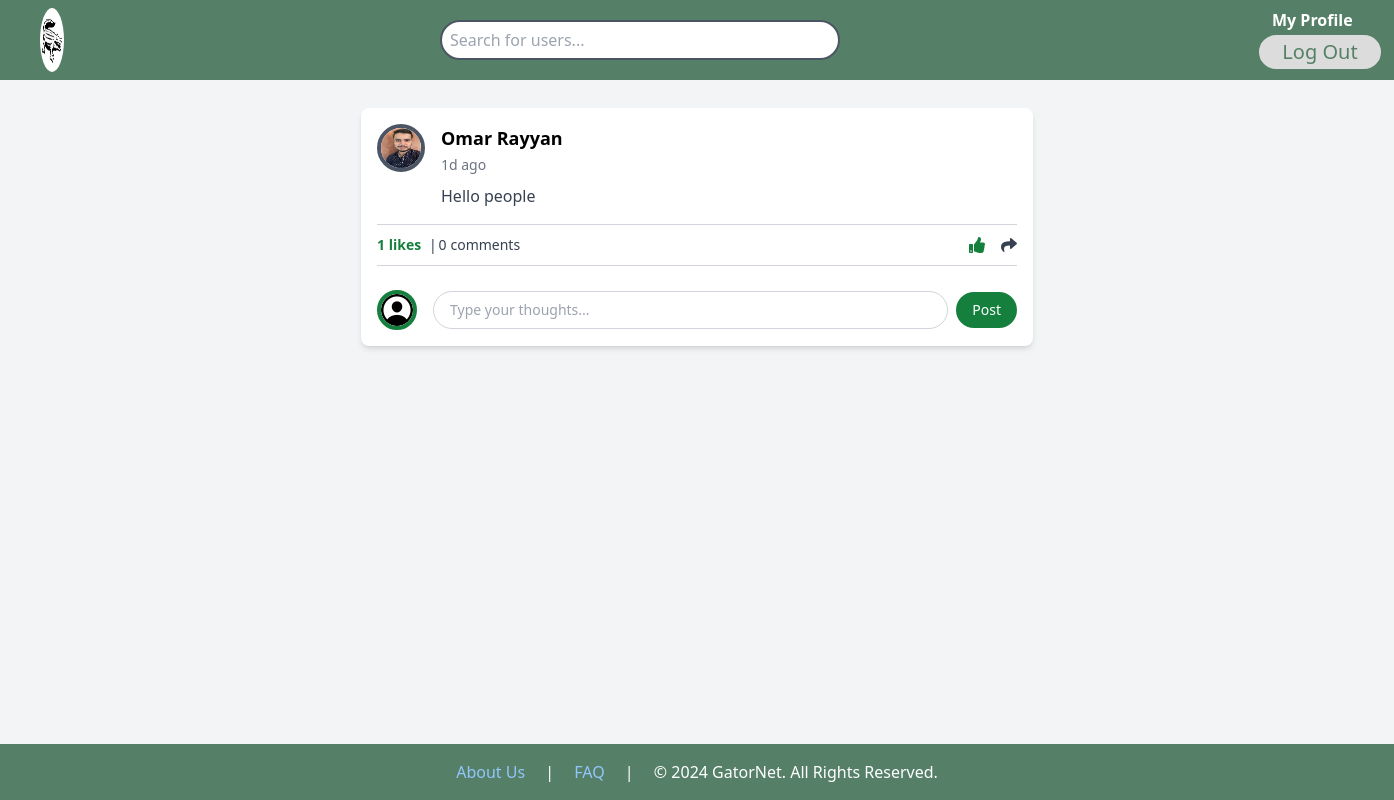
The page /social/post/6 (signed in) on the database its author committed.
### social_app/models.py (models this page shows)
class Post(models.Model):
    content = models.TextField()
    creator = models.ForeignKey(User, related_name = "all_posts", on_delete = models.CASCADE)
    shared = models.BooleanField(default=False)
    shared_post_id = models.IntegerField(default=0)
    created_at = models.DateTimeField(auto_now_add=True)
    updated_at = models.DateTimeField(auto_now=True)
    objects = PostsManager()

### users_app/models.py (models this page shows, shortened)
class User(models.Model):
    first_name = models.CharField(max_length=45)
    last_name = models.CharField(max_length=45)
    profile_picture = models.ImageField(upload_to='profile_pics/', default='profile_pics/default.jpg')
    email = models.CharField(max_length=255)
    password = models.CharField(max_length=255)
    date_of_birth = models.DateField()
    gender = models.CharField(max_length=45)
    last_activity = models.DateTimeField(default=datetime.now)
    created_at = models.DateTimeField(auto_now_add=True)
    updated_at = models.DateTimeField(auto_now=True)
    objects = UserManager()
    def full_name(self):
        return f"{self.first_name} {self.last_name}"
    def is_online(self):
        now = timezone.now()
        if self.last_activity > now - timedelta(minutes=5):
            return True
        return False

### social_app/views.py (the view)
# urls.py: path('post/<int:id>', views.view_post, name='view_post'),
def view_post(request, id=0):
    if not 'user_id' in request.session:
        messages.error(request, 'You must first login.', extra_tags='login')
        return redirect('/')
    if id == 0:
        post = Post.objects.get_post(int(request.POST['post_id']))
    else:
        post = Post.objects.get_post(id)
    if post.shared:
        shared_post = Post.objects.get_post(post.shared_post_id)
    else:
        shared_post = 0
    context = {
        'post': post,
        'has_user_liked_post': Like.objects.has_user_liked_post(id, int(request.session['user_id'])),
        'user': User.objects.get_user(int(request.session['user_id'])),
        'shared_post': shared_post,
    }
    return render(request, 'view_post.html', context)

### social_app/models.py (called while the page is built)
    def get_post(self, post_id):
        return Post.objects.get(id=post_id)

    def has_user_liked_post(self, post_id, user_id):
        return self.filter(post_id=post_id, user_id=user_id).exists()

### social_app/templatetags/custom_filters.py (called while the page is built)
@register.filter
def abbreviate_number(value):
    try:
        value = int(value)
        if value >= 1_000_000:
            return f"{value / 1_000_000:.1f}M".rstrip('0').rstrip('.')
        elif value >= 1_000:
            return f"{value / 1_000:.1f}k".rstrip('0').rstrip('.')
        else:
            return str(value)
    except (ValueError, TypeError):
        return value

@register.filter
def time_ago(value):
    current_time = now()
    if isinstance(value, datetime):
        diff = current_time - value
        if diff < timedelta(minutes=1):
            return "Just now"
        elif diff < timedelta(hours=1):
            return f"{int(diff.total_seconds() // 60)}m ago"
        elif diff < timedelta(days=1):
            return f"{int(diff.total_seconds() // 3600)}h ago"
        elif diff < timedelta(days=30):
            return f"{int(diff.days)}d ago"
        else:
            months = diff.days // 30
            return f"{months}mo ago"
    return value

### users_app/models.py (called while the page is built)
    def get_user(self, id):
        return User.objects.get(id=id)

### social_app/templates/view_post.html (shortened to what this page needs)
<!DOCTYPE html>
<html lang="en">
<head>
    <script src="https://cdn.tailwindcss.com"></script>
    {% load static %}
    {% load custom_filters %}
    <link rel="stylesheet" href="{% static 'css/home.css' %}" />
    <link rel="stylesheet" href="https://cdnjs.cloudflare.com/ajax/libs/font-awesome/5.15.3/css/all.min.css" />
</head>
<body class="bg-gray-100 min-h-screen flex flex-col">
    <header class="bg-green-700 p-4 flex items-center" id="navbar">
      <div class="rounded-full flex items-center justify-center">
        <a href="{% url 'home' %}"><img src="{% static 'img/logo.png' %}" id="logo" class="h-12 w-12" alt="Logo" /></a>
      </div>
      <form action="{% url 'search' %}" method="post">
        <input type="search" placeholder="Search for users..." name="search" class="flex w-[50vh] p-2 rounded-full border-2 border-gray-600" id="search" />
      </form>
      <div>
        <a href="{% url 'view_profile' user.id %}" class="text-white px-4 py-2 ml-4 rounded font-bold hover:text-gray-300 transition-colors duration-200">My Profile</a>
        <a href="{% url 'logout' %}"><button class="text-white bg-green-800 px-4 py-0 ml-4 rounded hover:bg-green-900" id="button">Log Out</button></a>
      </div>
    </header>
      <main class="flex-grow p-3">
        <div class="max-w-2xl mx-auto mt-[2vh] bg-white rounded-lg shadow-md p-4 w-[90vh]">
          {% if post.shared %}
            <p class="text-gray-700 mb-4 border-b pb-[0.7vh] border-gray-600"><span class="font-bold"><a href="{% url 'view_profile' post.creator.id %}">{{ post.creator.full_name }}</a></span> shared <span class="font-bold">{% if post.creator == shared_post.creator %} his own post.{% else %} <a href="{% url 'view_profile' shared_post.creator.id %}">{{ shared_post.creator.full_name }}'s</a></span> post.{% endif %}</p>
            <div class="flex items-start">
              <a href="{% url 'view_profile' shared_post.creator.id %}"><img alt="Profile of user" class="w-12 h-12 rounded-full
                {% if shared_post.creator.is_online %}
                    border-4 border-green-700
                {% else %}
                    border-4 border-gray-600
                {% endif %}
                " height="50" src="{{ shared_post.creator.profile_picture.url }}" width="50"/></a>
          {% else %}
          <div class="flex items-start">
            <a href="{% url 'view_profile' post.creator.id %}"><img alt="Profile of user" class="w-12 h-12 rounded-full
                {% if post.creator.is_online %}
                    border-4 border-green-700
                {% else %}
                  border-4 border-gray-600
                {% endif %}
              " height="50" src="{{ post.creator.profile_picture.url }}" width="50"/></a>
          {% endif %}
          <div class="ml-4">
           <div class="flex items-center">
            <h2 class="font-bold text-lg">
            {% if post.shared %}
             <a href="{% url 'view_profile' shared_post.creator.id %}">{{ shared_post.creator.full_name }}</a>
            {% else %}
             <a href="{% url 'view_profile' post.creator.id %}">{{ post.creator.full_name }}</a>
            {% endif %}
            </h2>
           </div>
           <div>
           <span class="text-gray-500 text-sm">
            {{ post.created_at|time_ago }}
          </span>
        </div>
           <p id="post-content-{{ post.id }}" class="mt-2 text-gray-700 text-md">
              {{ post.content }}
            </p>
          </div>
         </div>
         <div class="flex items-center justify-between text-gray-700 border-t border-b pt-2 pb-2 mt-[2vh] border-gray-300">
          <p class="text-sm flex items-center">
            <span class="font-bold text-green-700 mr-[1vh] like-count">{{ post.likes.count|abbreviate_number }} likes </span> |
            <span id="post-comments-count" class="ml-[0.2vh] mr-[0.5vh]">{{ post.comments.count|abbreviate_number }}</span> comments
          </p>
          <div class="flex items-center space-x-4">
            <button class="like-btn {% if has_user_liked_post %} text-green-700 {% else %} text-gray-700 hover:text-green-700 {% endif %}" data-post-id="{{ post.id }}">
              <i class="fas fa-thumbs-up"></i>
            </button>
            <form action="{% url 'share_post' %}" method="post">
                <button class="text-gray-700 hover:text-green-700">
                    <i class="fas fa-share"></i>
                </button>
            </form>
        </div>
        </div>
         <form action="{% url 'add_comment' %}" method="post">
          <div class="mt-4 flex items-center {% if post.comments.count > 0 %} border-t {% endif %} border-gray-300 pt-2">
              <img alt="Profile of user" class="w-10 h-10 rounded-full border-4 border-green-700" height="50" src="{% if user.profile_picture.url %} {{ user.profile_picture.url }} {% else %} {% static 'imgs/default-profile.png' %} {% endif %}" width="50"/>
              <input class="ml-4 flex-1 border border-gray-300 rounded-full px-4 py-2 text-sm" placeholder="Type your thoughts..." type="text" name="content"/>
              <button class="ml-2 bg-green-700 text-white rounded-full px-4 py-2 text-sm">
              Post
              </button>
          </div>
        </form>
      </main>
        <footer class="bg-green-700 text-white text-center py-4 mt-[3vh]" id="bottomPage">
          <div class="space-x-4">
              <a href="{% url 'about_us' %}" class="text-blue-300 hover:underline">About Us</a>
              <span>|</span>
              <a href="{% url 'faq' %}" class="text-blue-300 hover:underline">FAQ</a>
        <span>|</span>
              <span>&copy; 2024 GatorNet. All Rights Reserved.</span>
          </div>
      </footer>
</body>
</html>

### social_app/static/css/home.css (style rules this page uses)
#navbar { background-color: #558067; height: 10vh; }
#logo { width: 8vh; height: 8vh; border-radius: 50%; margin: 0 0 0 3vh; }
#button { background-color: rgb(220, 220, 220); color: #558067; border: #558067 solid 0.4vh; font-size: 2.5vh; border-radius: 80vh; height: 5vh; width: 16vh; }
#bottomPage { background-color: #558067; font-size: 2vh; }
#search { height: 5vh; margin: 0 50vh 0 50vh; }

### rows shown on the page
Post: creator.profile_picture (picture), creator.full_name "Omar Rayyan", created_at "1d ago", content "Hello people", likes.count|abbreviate_number "1", comments.count|abbreviate_number "0"
User: profile_picture (placeholder picture)
